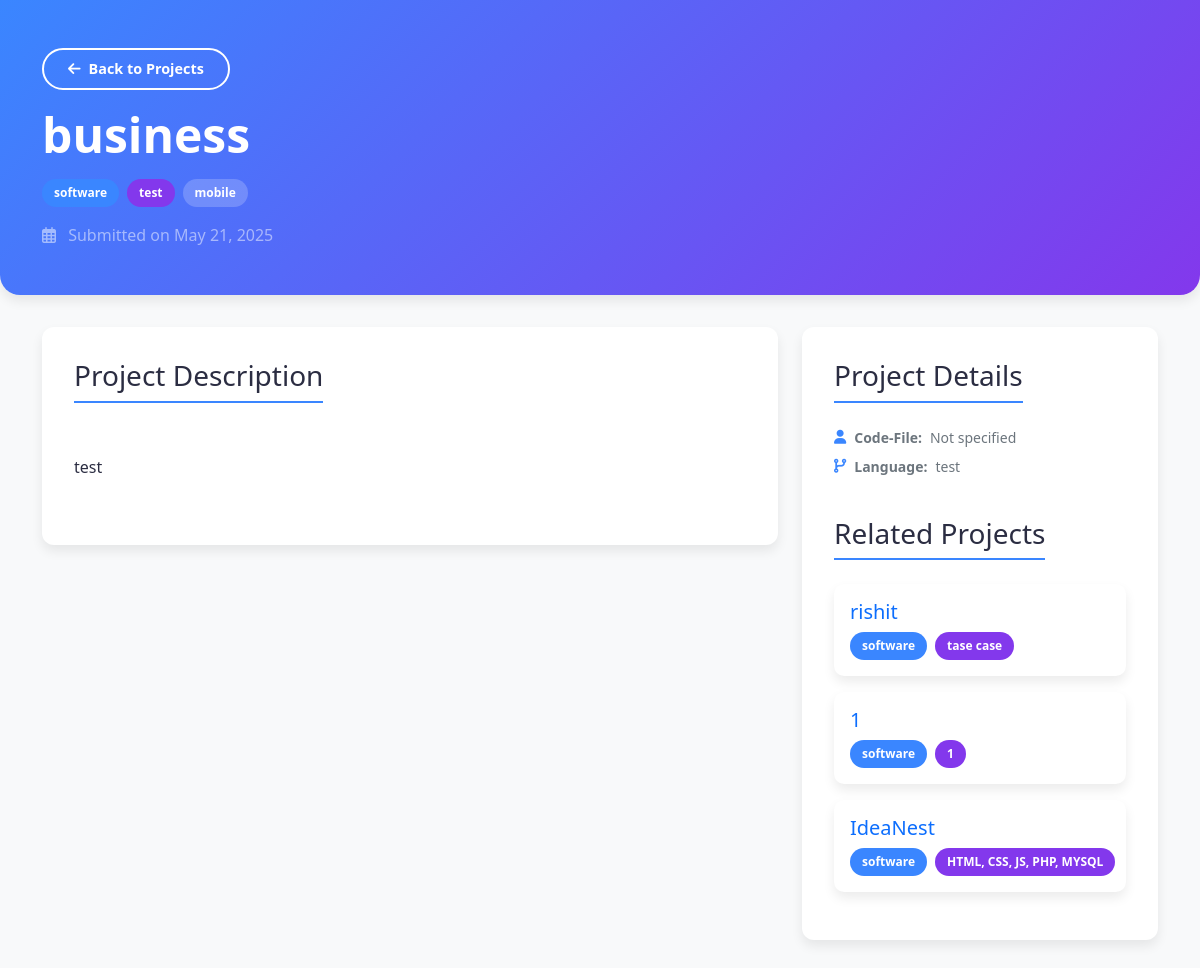
The page /user/project_details.php?id=4 on the database as committed earlier.
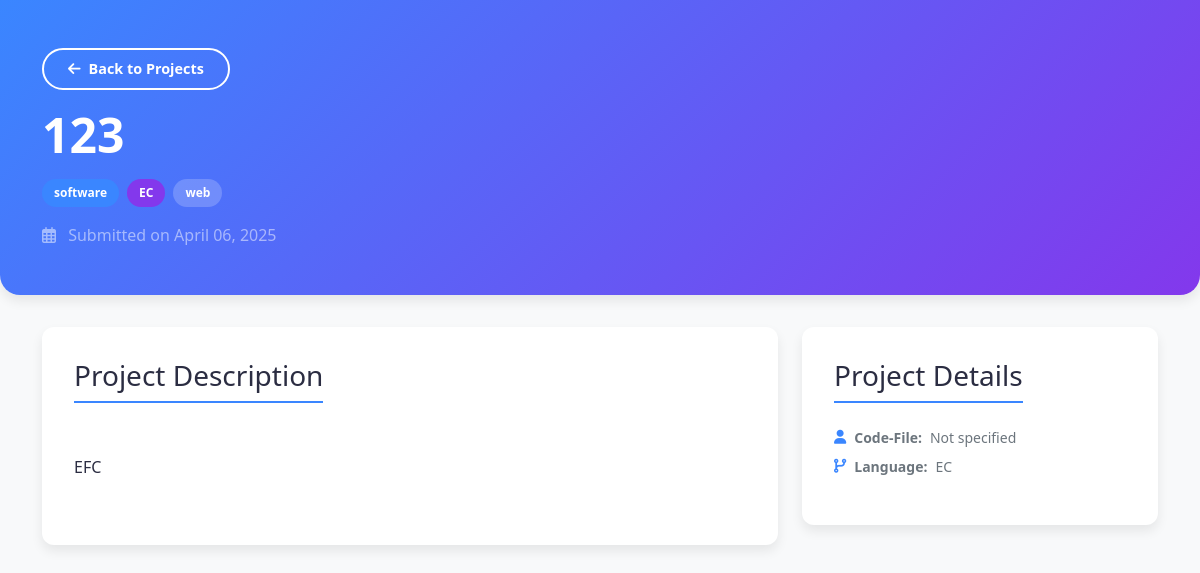
The same page on the database as committed later.
### tables this page shows
CREATE TABLE `projects` (
  `id` int(5) NOT NULL,
  `user_id` int(15) NOT NULL,
  `project_name` varchar(255) NOT NULL,
  `project_type` varchar(50) NOT NULL,
  `classification` varchar(100) DEFAULT NULL,
  `description` text NOT NULL,
  `language` varchar(100) NOT NULL,
  `image_path` varchar(255) DEFAULT NULL,
  `video_path` varchar(255) DEFAULT NULL,
  `code_file_path` varchar(255) DEFAULT NULL,
  `instruction_file_path` varchar(255) DEFAULT NULL,
  `submission_date` timestamp NULL DEFAULT current_timestamp(),
  `status` enum('pending','approved','rejected') NOT NULL DEFAULT 'pending'
);

### user/project_details.php (the view, shortened to what the changed rows need)
<?php
$servername = "localhost";
$username = "root";
$password = "";
$database = "ideanest";
$conn = new mysqli($servername, $username, $password, $database);
$project_id = isset($_GET['id']) ? intval($_GET['id']) : 0;
$sql = "SELECT * FROM projects WHERE id = ?";
$stmt = $conn->prepare($sql);
$stmt->bind_param("i", $project_id);
$stmt->execute();
$result = $stmt->get_result();
$project = $result->fetch_assoc();
$related_sql = "SELECT id, project_name, project_type, language FROM projects
                WHERE project_type = ? AND id != ?
                ORDER BY submission_date DESC LIMIT 3";
$related_stmt = $conn->prepare($related_sql);
$related_stmt->bind_param("si", $project['project_type'], $project_id);
$related_stmt->execute();
$related_result = $related_stmt->get_result();
?>
    <!DOCTYPE html>
    <html lang="en">
    <head>
        <link href="https://cdn.jsdelivr.net/npm/bootstrap@5.3.0/dist/css/bootstrap.min.css" rel="stylesheet">
        <link rel="stylesheet" href="https://cdnjs.cloudflare.com/ajax/libs/font-awesome/6.4.0/css/all.min.css">
    </head>
    <body>
    <div class="hero-section">
        <div class="container">
            <div class="d-flex justify-content-between align-items-center mb-3">
                <a href="projects_view.php" class="btn btn-back">
                </a>
            </div>
            <h1 class="display-5 fw-bold"><?php echo htmlspecialchars($project['project_name']); ?></h1>
            <div class="d-flex gap-2 mt-3">
                <span class="badge badge-project-type">
                    <?php echo htmlspecialchars($project['project_type']); ?>
                </span>
                <span class="badge badge-language">
                    <?php echo htmlspecialchars($project['language']); ?>
                </span>
                <?php if (!empty($project['classification'])): ?>
                    <span class="badge" style="background-color: rgba(255, 255, 255, 0.2);">
                        <?php echo htmlspecialchars($project['classification']); ?>
                    </span>
                <?php endif; ?>
            </div>
            <div class="mt-3 text-white-50">
                <i class="far fa-calendar-alt me-2"></i>
                Submitted on <?php echo date('F d, Y', strtotime($project['submission_date'])); ?>
            </div>
        </div>
    </div>
    <div class="container mb-5">
        <div class="row">
            <div class="col-lg-8">
                <div class="project-card">
                    <div class="details-section">
                        <h3 class="section-title">Project Description</h3>
                        <div class="description-content">
                            <?php echo nl2br(htmlspecialchars($project['description'])); ?>
                        </div>
                    </div>
                </div>
            </div>
            <div class="col-lg-4">
                <div class="project-card">
                    <h3 class="section-title">Project Details</h3>
                        <div class="mb-3">
                            <div class="meta-info">
                        </div>
                        <div class="meta-info">
                            <i class="fas fa-code-branch meta-icon"></i>
                            <strong>Language:</strong>
                            <span><?php echo htmlspecialchars($project['language']); ?></span>
                        </div>
                    </div>
                    <?php if ($related_result->num_rows > 0): ?>
                        <h3 class="section-title mt-4">Related Projects</h3>
                        <?php while ($related = $related_result->fetch_assoc()): ?>
                            <a href="project_details.php?id=<?php echo $related['id']; ?>" class="text-decoration-none">
                                <div class="related-card">
                                    <h5 class="mb-2"><?php echo htmlspecialchars($related['project_name']); ?></h5>
                                    <div class="d-flex gap-2">
                                        <span class="badge badge-project-type">
                                            <?php echo htmlspecialchars($related['project_type']); ?>
                                        </span>
                                        <span class="badge badge-language">
                                            <?php echo htmlspecialchars($related['language']); ?>
                                        </span>
                                    </div>
                                </div>
                            </a>
                        <?php endwhile; ?>
                    <?php endif; ?>
                </div>
            </div>
        </div>
    </div>
    </body>
    </html>

Rows that differ between the two databases and show on the page:
removed projects: project_name "rishit", project_type "software", language "tase case"
no longer on this page (row edited): projects: project_name "1", project_type "software", language "1"
removed projects: project_name "IdeaNest", project_type "software", language "HTML, CSS, JS, PHP, MYSQL"
changed projects "software": project_name "business" → "123"; language "test" → "EC"; classification "mobile" → "web"; submission_date "May 21, 2025" → "April 06, 2025"; description "test" → "EFC"
Other text that changed with them:
text no longer shown: "Related Projects"
